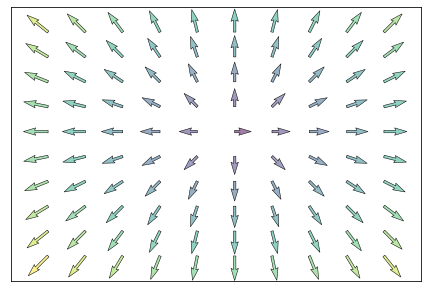

Recreate this plot in Python.
#!/usr/bin/env python3
# -*- coding: utf-8 -*-
"""
Created on Mon Nov  4 23:08:14 2019

Quiver: vector field

@author: alberto
"""

import numpy as np
import matplotlib.pyplot as plt

n = 10
X, Y = np.mgrid[0:n, 0:n]
T = np.arctan2(Y - n / 2., X - n / 2.)
R = 10 + np.sqrt((Y - n / 2.) ** 2 + (X - n / 2.) ** 2)
U, V = R * np.cos(T), R * np.sin(T)

plt.axes([0.025, 0.025, 0.95, 0.95])
plt.quiver(X, Y, U, V, R, alpha=0.5)
plt.quiver(X, Y, U, V, edgecolor='k', facecolor='None', linewidth=0.5)

plt.xlim(-1, n), plt.xticks(())
plt.ylim(-1, n), plt.yticks(())

plt.show()
# Save figure using 72 dots per inch
plt.savefig('quiver.png', dpi=72)